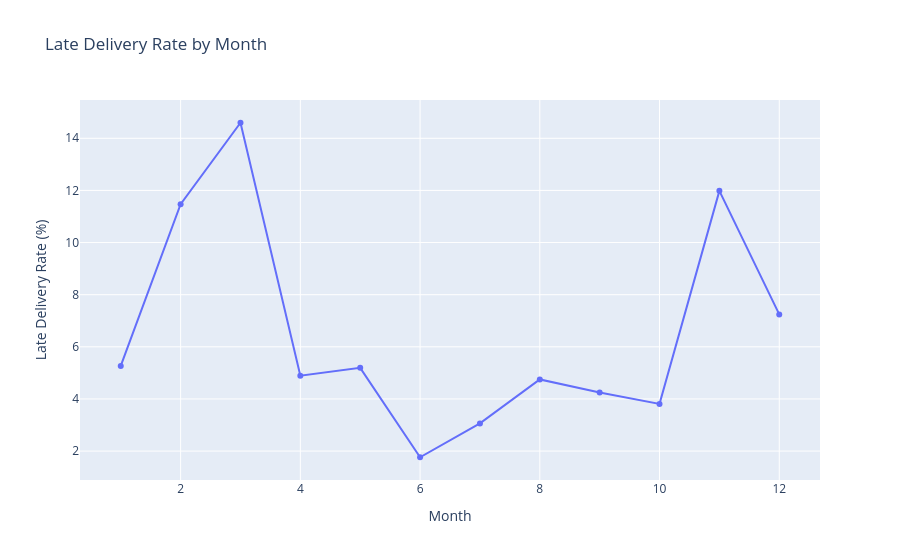

Write notebook code for a chart like this one.
### Code cell
monthly_delay = (
    orders_df
    .groupby('order_month')['is_late']
    .mean()
    .reset_index()
)
monthly_delay['is_late'] *= 100
fig = px.line(
    monthly_delay,
    x='order_month',
    y='is_late',
    markers=True,
    title='Late Delivery Rate by Month',
    labels={
        'order_month': 'Month',
        'is_late': 'Late Delivery Rate (%)'
    }
)

fig.show()

### Figure 1 — Plotly figure (JSON) as saved in the notebook; plotly's stock layout.template omitted (floating-point values rounded to 4 significant figures)
{"data": [{"hovertemplate": "Month=%{x}<br>Late Delivery Rate (%)=%{y}<extra></extra>", "legendgroup": "", "line": {"color": "#636efa", "dash": "solid"}, "marker": {"symbol": "circle"}, "mode": "lines+markers", "name": "", "orientation": "v", "showlegend": false, "type": "scatter", "x": [1, 2, 3, 4, 5, 6, 7, 8, 9, 10, 11, 12], "xaxis": "x", "y": [5.267, 11.47, 14.6, 4.891, 5.192, 1.764, 3.063, 4.75, 4.251, 3.811, 11.98, 7.244], "yaxis": "y"}], "layout": {"legend": {"tracegroupgap": 0}, "title": {"text": "Late Delivery Rate by Month"}, "xaxis": {"anchor": "y", "domain": [0, 1], "title": {"text": "Month"}}, "yaxis": {"anchor": "x", "domain": [0, 1], "title": {"text": "Late Delivery Rate (%)"}}}}
